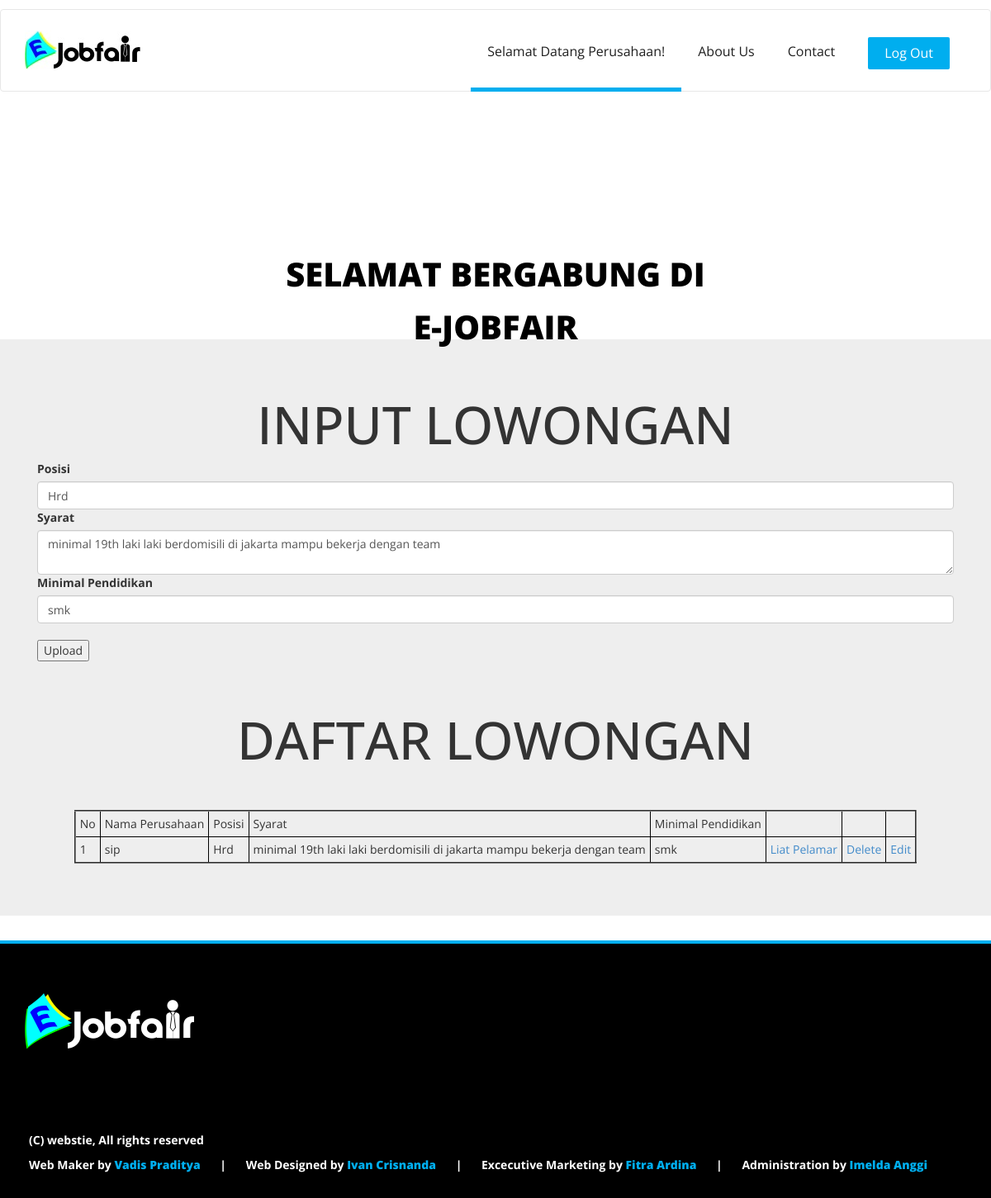
Screenshot of /mlebu_perusahaan.php?id_lowongan=12 (signed in) with the database file from the repository.
### tables this page shows
CREATE TABLE IF NOT EXISTS `lowongan` (
  `id_perusahaan` int(11) NOT NULL,
`id_lowongan` int(20) NOT NULL,
  `posisi` varchar(30) NOT NULL,
  `lowongan` text NOT NULL,
  `syarat` text NOT NULL
);

CREATE TABLE IF NOT EXISTS `perusahaan` (
  `nama` varchar(30) NOT NULL,
  `alamat` varchar(30) NOT NULL,
  `telp` varchar(20) NOT NULL,
  `email` varchar(30) NOT NULL,
  `password` varchar(30) NOT NULL,
`id_perusahaan` int(11) NOT NULL
);

### mlebu_perusahaan.php (the view, shortened to what this page needs)
<!DOCTYPE html>
 <html class="no-js">
    <head>
        <link rel="stylesheet" href="css/normalize.css">
        <link rel="stylesheet" href="css/font-awesome.min.css">
        <link rel="stylesheet" href="css/fontello.css">
        <link rel="stylesheet" href="css/animate.css">
        <link rel="stylesheet" href="css/bootstrap.min.css">
        <link rel="stylesheet" href="css/owl.carousel.css">
        <link rel="stylesheet" href="css/owl.theme.css">
        <link rel="stylesheet" href="css/owl.transitions.css">
        <link rel="stylesheet" href="style.css">
        <link rel="stylesheet" href="responsive.css">
    </head>
    <body>
        <div class="header-connect">
            <div class="container">
                <div class="row">
                    <div class="col-md-5 col-sm-8 col-xs-8">
                    </div>
                    </div>
                </div>
            </div>
        <nav class="navbar navbar-default">
          <div class="container">
            <div class="navbar-header">
              <a class="navbar-brand" href="index.php"><img src="img/logo.jpg" alt=""></a>
            </div>
            <div class="collapse navbar-collapse" id="bs-example-navbar-collapse-1">
              <div class="button navbar-right">
                  <a href="logout_perusahaan.php"><button class="navbar-btn nav-button bounceInRight login" data-wow-delay="0.8s">Log Out</button></a>
              </div>
              <ul class="main-nav nav navbar-nav navbar-right">
                <li class="wow fadeInDown" data-wow-delay="0s"><a class="active" href="#">Selamat Datang Perusahaan!</a></li>
                <li class="wow fadeInDown" data-wow-delay="0.3s"><a href="about_us.php">About us</a></li>
                <li class="wow fadeInDown" data-wow-delay="0.5s"><a href="contact.php">Contact</a></li>
              </ul>
            </div>
          </div>
        </nav>
            <div class="container slider-content">
                <div class="row">
                    <div class="col-lg-8 col-lg-offset-2 col-md-10 col-md-offset-1 col-sm-12">
                        <h2 style="color: black;">Selamat Bergabung di </h2>
                        <h2 style="color: black;">E-Jobfair</h2>
                    </div>
                </div>
            </div>
        <br>
        <br>
        <br>
        <br>
        <br>
        <br>
        <br>
        <br>
        <br>
<br>
<br>
<br>
<br>
<br>
        <br>
        <div class="jumbotron">
            <div class="container">
                <form enctype="multipart/form-data" action="upload.php" method="POST">
                  <div class="form-group">
                  <?php
                  $tampil=mysql_query("select * from lowongan where id_lowongan='".@$_GET[id_lowongan]."'");
                  $data=mysql_fetch_array($tampil);
                  ?>
                  <center><h1>INPUT LOWONGAN</h1></center>
                    <label for="exampleInputEmail1">Posisi</label>
                    <input type="text" name="posisi" class="form-control" id="exampleInputEmail1" value="<?php echo $data['posisi'] ?>" placeholder="Contoh : IT Support,Supervisor, Dll">
                    <label for="exampleInputEmail1">Syarat</label>
                    <textarea name="syarat" class="form-control" id="exampleInputEmail1" placeholder="Syarat Lowongan"><?php echo $data['lowongan'] ?></textarea>
                    <label for="exampleInputEmail1">Minimal Pendidikan</label>
                    <input type="text" name="pendidikan" class="form-control" id="exampleInputEmail1" value="<?php echo $data['syarat'] ?>" placeholder="Contoh : SMA/SMK/S1 Dll">
    <input type="submit" value="Upload" />
</form>
        <center>
        <br></br>
<h1>DAFTAR LOWONGAN</h1>
<br></br>
<table border=2>
<tr>
<td>No</td>
<td>Nama Perusahaan</td>
<td>Posisi</td>
<td>Syarat</td>
<td>Minimal Pendidikan</td>
<td> </td>
<td></td>
<td></td>
</tr>
<?php
$no=0;
$lowongan=mysql_query("select * from lowongan join perusahaan on lowongan.id_perusahaan=perusahaan.id_perusahaan where lowongan.id_perusahaan='".$_SESSION['id_perusahaan']."'");
while($data=mysql_fetch_array($lowongan)){
    $no++;
    echo '
<tr>
<td>'.$no.'</td>
<td>'.$data['nama'].'</td>
<td>'.$data['posisi'].'</td>
<td>'.$data['lowongan'].'</td>
<td>'.$data['syarat'].'</td>
<td><a href="daftar_cv.php">Liat Pelamar</a></td>
<td><a href="delete.php?id_lowongan='.$data['id_lowongan'].'">Delete</a></td>
<td><a href="mlebu_perusahaan.php?id_lowongan='.$data['id_lowongan'].'">Edit</a></td>
</tr>';
}
?>
</table>
</center>
</div>
            </div>
<div class="footer-area">
            <div class="container">
                <div class="row footer">
                    <div class="col-md-4">
                        <div class="single-footer">
                            <img src="img/footer-logo.png" alt="" class="wow pulse" data-wow-delay="1s">
                        </div>
                    </div>
                    <div class="col-md-4">
                    </div>
                </div>
                <div class="row footer-copy">
                    <p><span>(C) webstie, All rights reserved</span>
                    <span>Web Maker by <a href="https://www.instagram.com/vadisp/">Vadis Praditya</a></span> | <span> Web Designed by <a href="https://www.instagram.com/ivancrisnanda/">Ivan Crisnanda</a></span> | <span> Excecutive Marketing by <a href="https://www.instagram.com/fitraardina/">Fitra Ardina</a></span> | <span> Administration by <a href="https://www.instagram.com/imeldaanggi/">Imelda Anggi</a></span> </p>
                </div>
            </div>
        </div>
    </body>
</html>

### style.css (style rules this page uses)
body { font-family: 'Open Sans', sans-serif; }
.header-connect { padding-top: 10px; }
.navbar-default .navbar-nav > li > a { color: #202020; font-size: 16px; font-weight: 400; text-transform: capitalize; position: relative; }
.navbar-nav > li > a { padding-right: 20px; padding-left: 20px; }
.navbar-default .navbar-nav > li > a.active:after { background-color: #00aeef; bottom: -24px; content: ""; height: 5px; left: 0; position: absolute; transition: all 0.2s ease 0s; width: 100%; }
.navbar-default .navbar-nav > li > a::after { background-color: #00aeef; bottom: -24px; content: ""; height: 5px; left: 0; position: absolute; transition: all 0.2s ease 0s; width: 0%; }
.navbar-nav.navbar-right:last-child { margin-right: 20px }
.navbar-brand { padding-top: 10px; }
.main-nav { padding-top: 10px; }
.button.navbar-right { padding-top: 10px; }
.nav-button { background-color: #c2c2c2; border: medium none; color: #fff; font-size: 16px; padding: 8px 20px; border-radius: 2px; -webkit-transition: all 0.4s ease; -moz-transition: all 0.4s ease; -ms-transition: all 0.4s ease; transition: all 0.4s ease; }
.nav-button.login { background-color: #00AEEF; margin-right: 5px; }
.navbar { margin-bottom: 0px; min-height: 100px; }
.navbar-default { background-image: none; background-color: #fff; background-repeat: repeat-x; border-radius: 4px; box-shadow: none; }
.navbar .container { padding-top: 15px }
.slider-content { position: absolute; top:20%; left: 50%; margin-left: -585px; text-align: center; color: #fff }
.slider-content h2 { font-size: 40px; font-weight: 800; margin-bottom: 20px; text-transform: uppercase; }
.footer-area { background: #000; border-top: 4px solid #00AEEF; padding-bottom: 20px }
.footer { padding: 0px 0 80px 0; }
.single-footer { margin-top: 60px }
.single-footer img { margin-bottom: 20px; }
.footer-copy { color: #fff; font-weight: 700; }
.footer-copy span { margin-right: 20px; margin-left: 20px; }
.footer-copy span a { color: #00aeef; font-weight: 800; }
body { overflow: hidden; }

### mlebu_perusahaan.php (style rules this page uses)
td { border:1px solid black !important; padding:5px !important; }

### rows the page displays
lowongan: posisi "Hrd", syarat "minimal 19th laki laki berdomisili di jakarta mampu bekerja dengan team", pendidikan "smk", id_perusahaan.nama "sip", lowongan "minimal 19th laki laki berdomisili di jakarta mampu bekerja dengan team", syarat "smk"
